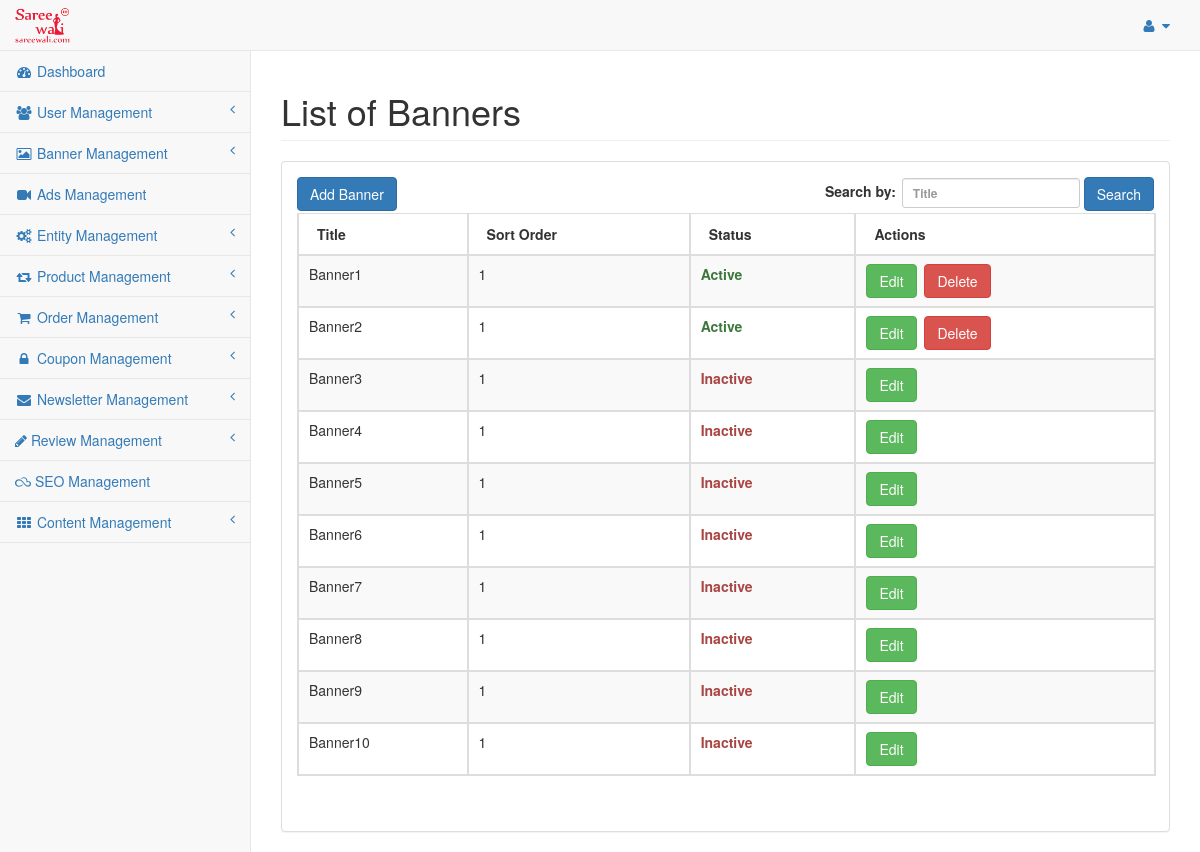
/index.php/admin/banner/banner_list, run on the app's committed database.
### tables this page shows
CREATE TABLE `saree_settings` (
  `settings_id` int(11) NOT NULL,
  `sitename` varchar(255) NOT NULL,
  `siteaddress` varchar(255) NOT NULL,
  `logoname` varchar(255) NOT NULL,
  `logopathname` varchar(255) NOT NULL,
  `facebook_page_url` varchar(255) NOT NULL,
  `gst_no` varchar(255) NOT NULL,
  `date_added` int(11) NOT NULL
);

CREATE TABLE `saree_banner` (
  `banner_id` int(11) NOT NULL,
  `title` varchar(255) NOT NULL,
  `description` text NOT NULL,
  `path` varchar(255) NOT NULL,
  `sort_order` int(11) NOT NULL,
  `status` enum('Y','N') NOT NULL DEFAULT 'Y',
  `date_added` int(11) NOT NULL,
  `date_modified` int(11) NOT NULL
);

### application/models/Defaultdata.php (called while the page is built, shortened)
<?php
class Defaultdata extends CI_Model {
	private $mydata = array();
	public function getBackendDefaultData()
	{
		$this->mydata["tot_segments"] = $this->getUrlSegments();
		$this->mydata['general_settings'] = $this->grabSettingData();
		$this->mydata['admin_profile'] = $this->grabProfileData();
		$this->mydata["sidebar"] = $this->load->view('admin/partials/sidebar', null, true);
		$this->data = $this->mydata;
		$this->headerdata = $this->mydata;
		$this->data["header"] = $this->load->view('admin/partials/header', $this->headerdata, true);
		$this->data["head"] = $this->load->view('admin/partials/head', $this->headerdata, true);
		$this->data["footer"] = $this->load->view('admin/partials/footer', null, true);
		return $this->data;
	}
	public function getUrlSegments()
	{
		$all_segment=$this->uri->segment_array();
		return $all_segment;
	}
	public function grabSettingData(){
		$query = $this->db->get(TABLE_SETTINGS);
		return $query->row();
	}
	public function grabProfileData(){
		$query = $this->db->get(TABLE_ADMIN);
		return $query->row();
	}
}
?>

### application/controllers/admin/Banner.php (called while the page is built, shortened)
<?php if ( ! defined('BASEPATH')) exit('No direct script access allowed');
class Banner extends CI_Controller{
	public $data = array();
	public function __construct(){
		$this->load->model('bannerdata');
		$this->data = $this->defaultdata->getBackendDefaultData();
	}
	public function banner_list(){
		$like = array();
		parse_str($_SERVER['QUERY_STRING'], $like);
		unset($like['page']);
		$search_key = $this->input->get('title');
		if(isset($search_key) && $search_key){
			$this->data['search_key'] = $search_key;
		}else{
			$this->data['search_key'] = '';
		}
		$banner_data = $this->bannerdata->grab_banner(array(), $like, array());
		$config['base_url'] = base_url('admin/banner-list');
		$config['total_rows'] = count($banner_data);
		$pagination = $this->config->item('pagination');
		$pagination = array_merge($config, $pagination);
		$this->pagination->initialize($pagination);
		$this->data['page'] = ($this->input->get('page')) ? $this->input->get('page') : 0;
		$this->data['pagination'] = $this->pagination->create_links();
		$entity_paginated_data = $this->bannerdata->grab_banner(array(), $like, array(PAGINATION_PER_PAGE, $this->data['page']));
		$this->data['banner_details'] = $entity_paginated_data;
		$this->load->view('admin/banner_list', $this->data);
	}
}

### index.php (called while the page is built, shortened)
<?php
require_once BASEPATH.'core/CodeIgniter.php';

### application/models/Bannerdata.php (called while the page is built, shortened)
<?php
class Bannerdata extends CI_Model {
	public function grab_banner($cond = array(), $like = array(), $limit = array()){
		if(!empty($limit)){
			$per_page = $limit[0];
			$offset = $limit[1];
			$start = max(0, ( $offset -1 ) * $per_page);
			$this->db->limit($per_page, $start);
		}
		$query = $this->db->get(TABLE_BANNER);
		return $query->result();
	}
}

### application/views/admin/banner_list.php (the view, shortened to what this page needs)
<?php echo $head;?>
<div id="wrapper">
	<?php echo $header;?>
	<div id="page-wrapper" style="min-height: 374px;">
          <div class="row">
              <div class="col-lg-12">
                  <h1 class="page-header">List of Banners</h1>
              </div>
          </div>
          <div class="row">
              <div class="col-lg-12">
                  <div class="panel panel-default">
				<div class="panel-body">
					<div id="dataTables-example_wrapper" class="dataTables_wrapper form-inline dt-bootstrap no-footer">
					  <div class="row">
						 <div class="col-sm-6">
							<a href="<?php echo base_url('admin/banner-add');?>" class="btn btn-primary">Add Banner</a>
						 </div>
						 <div class="col-sm-6">
							<form action="<?php echo base_url('admin/banner-list');?>" method="GET" role="form">
								<div id="dataTables-example_filter" class="dataTables_filter">
									<label>Search by:<input name="title" type="search" class="form-control input-sm" placeholder="Title" aria-controls="dataTables-example" id="user-search" value="<?php echo $search_key;?>"></label>
									<button type="submit" class="btn btn-primary">Search</button>
								</div>
							</form>
						 </div>
					  </div>
					  <div class="row">
						 <div class="col-sm-12">
							<table width="100%" class="table table-striped table-bordered table-hover dataTable no-footer dtr-inline" id="dataTables-example" role="grid" aria-describedby="dataTables-example_info" style="width: 100%;">
							   <thead>
								  <tr role="row">
									 <th>Title</th>
									 <th>Sort Order</th>
									 <th>Status</th>
									 <th>Actions</th>
								  </tr>
							   </thead>
							   <tbody>
							    <?php if(!empty($banner_details)){ ?>
								<?php foreach($banner_details AS $detail) {?>
								  <tr class="gradeA odd" role="row">
									 <td><?php echo $detail->title;?></td>
									 <td><?php echo $detail->sort_order;?></td>
									 <td class="center"><?php echo ($detail->status == 'Y' ? '<strong class="text-success">Active</strong>' : '<strong class="text-danger">Inactive</strong>');?></td>
									 <td class="center">
										<a href="<?php echo base_url('admin/banner-edit/'.$detail->banner_id);?>" class="btn btn-success" title="Edit">Edit</a>&nbsp;
										<?php
											if($detail->status == 'Y'){
										?>
										<a href="javascript:void(0);" onclick="onDeleteConfirm('<?php echo base_url('admin/banner/banner_update/'.$detail->banner_id);?>');" class="btn btn-danger" title="Delete">Delete<a>						<?php
											}
										?>
									</td>
								  </tr>
								  <?php } ?>
								  <?php }else{ ?>
								  <tr class="gradeA odd" role="row"><td colspan="4" style="text-align:center;">No records found</td></tr>
								  <?php } ?>
							   </tbody>
							</table>
						 </div>
					  </div>
					</div>
					</div>
                  </div>
              </div>
          </div>
      </div>
</div>
<?php echo $footer; ?>

### application/views/admin/partials/header.php (shortened to what this page needs)
<nav class="navbar navbar-default navbar-static-top" role="navigation" style="margin-bottom: 0">
	<div class="navbar-header">
		<a class="navbar-brand" href="<?php echo base_url('admin/dashboard');?>">
			<?php
				if(isset($general_settings->logoname) && file_exists(UPLOAD_RELATIVE_LOGO_PATH.$general_settings->logoname)){
			?>
				<img src="<?php echo UPLOAD_LOGO_PATH.$general_settings->logoname.'?v='.time();?>" width="230" height="50">
			<?php
				}
			?>
		</a>
	</div>
	<ul class="nav navbar-top-links navbar-right">
		<li class="dropdown">
			<a class="dropdown-toggle" data-toggle="dropdown" href="#">
				<i class="fa fa-user fa-fw"></i> <i class="fa fa-caret-down"></i>
			</a>
		</li>
	</ul>
	<?php echo $sidebar; ?>
</nav>

### assets/styles/sb-admin-2.css (style rules this page uses)
body { background-color: #f8f8f8; }
#wrapper { width: 100%; }
#page-wrapper { padding: 0 15px; min-height: 568px; background-color: white; }
@media (min-width: 768px) { #page-wrapper { position: inherit; margin: 0 0 0 250px; padding: 0 30px; border-left: 1px solid #e7e7e7; } }
.navbar-top-links { margin-right: 0; }
.navbar-top-links li { display: inline-block; }
.navbar-top-links li:last-child { margin-right: 15px; }
.navbar-top-links li a { padding: 15px; min-height: 50px; }
.navbar-default .navbar-brand { padding: 5px 15px; }
.navbar-brand img { max-height:40px; width:auto; }
table.dataTable thead th, table.dataTable thead td { border-bottom: 1px solid #ddd !important; }
table.dataTable.no-footer { border-bottom: 1px solid #ddd !important; }

### data on the page
saree_settings: logoname (picture)
saree_banner: title "Banner1", sort_order "1", status "Active"
saree_banner: title "Banner2", sort_order "1", status "Active"
saree_banner: title "Banner3", sort_order "1", status "Inactive"
saree_banner: title "Banner4", sort_order "1", status "Inactive"
saree_banner: title "Banner5", sort_order "1", status "Inactive"
saree_banner: title "Banner6", sort_order "1", status "Inactive"
saree_banner: title "Banner7", sort_order "1", status "Inactive"
saree_banner: title "Banner8", sort_order "1", status "Inactive"
saree_banner: title "Banner9", sort_order "1", status "Inactive"
saree_banner: title "Banner10", sort_order "1", status "Inactive"
